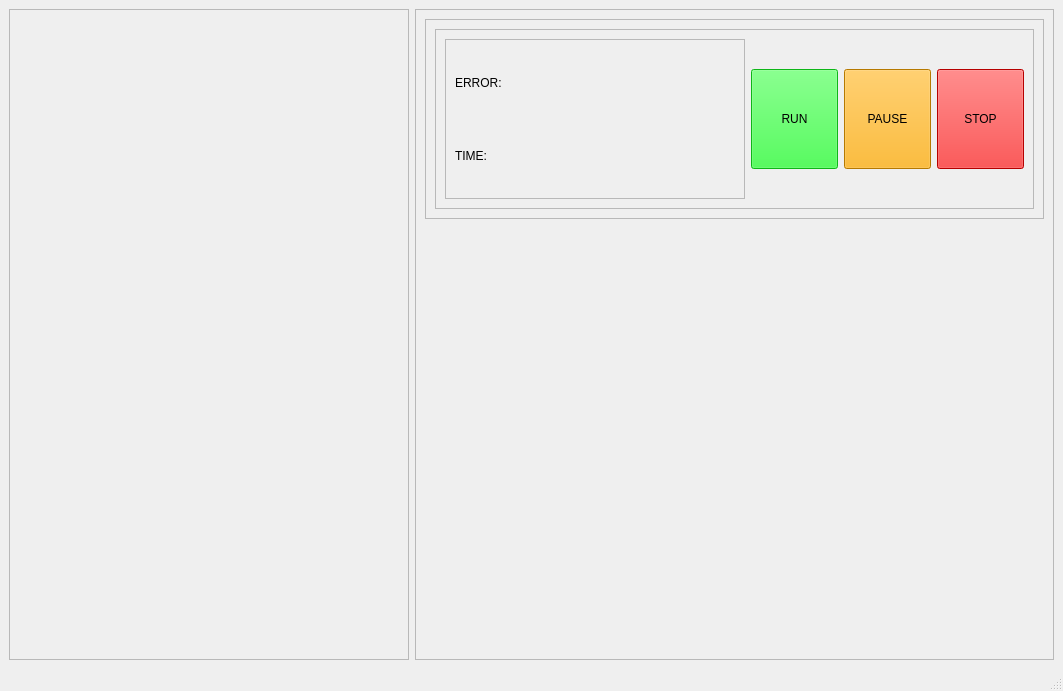
<?xml version="1.0" encoding="UTF-8"?>
<ui version="4.0">
 <class>MainWindow</class>
 <widget class="QMainWindow" name="MainWindow">
  <property name="geometry">
   <rect>
    <x>0</x>
    <y>0</y>
    <width>1063</width>
    <height>691</height>
   </rect>
  </property>
  <property name="windowTitle">
   <string>MainWindow</string>
  </property>
  <widget class="QWidget" name="centralwidget">
   <layout class="QHBoxLayout" name="horizontalLayout">
    <item>
     <widget class="QFrame" name="frame_2">
      <property name="maximumSize">
       <size>
        <width>400</width>
        <height>16777215</height>
       </size>
      </property>
      <property name="frameShape">
       <enum>QFrame::StyledPanel</enum>
      </property>
      <property name="frameShadow">
       <enum>QFrame::Raised</enum>
      </property>
      <layout class="QHBoxLayout" name="horizontalLayout_2">
       <item>
        <layout class="QVBoxLayout" name="verticalLayout"/>
       </item>
      </layout>
     </widget>
    </item>
    <item>
     <widget class="QFrame" name="frame">
      <property name="frameShape">
       <enum>QFrame::StyledPanel</enum>
      </property>
      <property name="frameShadow">
       <enum>QFrame::Raised</enum>
      </property>
      <layout class="QVBoxLayout" name="verticalLayout_2">
       <item>
        <widget class="QFrame" name="frame_3">
         <property name="maximumSize">
          <size>
           <width>16777215</width>
           <height>200</height>
          </size>
         </property>
         <property name="frameShape">
          <enum>QFrame::StyledPanel</enum>
         </property>
         <property name="frameShadow">
          <enum>QFrame::Raised</enum>
         </property>
         <layout class="QHBoxLayout" name="horizontalLayout_3">
          <item>
           <widget class="QFrame" name="frame_5">
            <property name="minimumSize">
             <size>
              <width>0</width>
              <height>100</height>
             </size>
            </property>
            <property name="frameShape">
             <enum>QFrame::StyledPanel</enum>
            </property>
            <property name="frameShadow">
             <enum>QFrame::Raised</enum>
            </property>
            <layout class="QHBoxLayout" name="horizontalLayout_6">
             <item>
              <widget class="QFrame" name="frame_4">
               <property name="minimumSize">
                <size>
                 <width>300</width>
                 <height>0</height>
                </size>
               </property>
               <property name="frameShape">
                <enum>QFrame::StyledPanel</enum>
               </property>
               <property name="frameShadow">
                <enum>QFrame::Raised</enum>
               </property>
               <layout class="QVBoxLayout" name="verticalLayout_4">
                <item>
                 <widget class="QLabel" name="error_label">
                  <property name="styleSheet">
                   <string notr="true">font: 75 20pt &quot;MS Shell Dlg 2&quot;;</string>
                  </property>
                  <property name="text">
                   <string>ERROR:</string>
                  </property>
                 </widget>
                </item>
                <item>
                 <widget class="QLabel" name="time_label">
                  <property name="styleSheet">
                   <string notr="true">font: 75 20pt &quot;MS Shell Dlg 2&quot;;</string>
                  </property>
                  <property name="text">
                   <string>TIME:</string>
                  </property>
                 </widget>
                </item>
               </layout>
              </widget>
             </item>
             <item>
              <widget class="QPushButton" name="button_run_2">
               <property name="minimumSize">
                <size>
                 <width>0</width>
                 <height>100</height>
                </size>
               </property>
               <property name="styleSheet">
                <string notr="true">font: 20pt &quot;MS Shell Dlg 2&quot;;
background-color: rgb(19, 255, 34);</string>
               </property>
               <property name="text">
                <string>RUN</string>
               </property>
              </widget>
             </item>
             <item>
              <widget class="QPushButton" name="button_pause_2">
               <property name="minimumSize">
                <size>
                 <width>0</width>
                 <height>100</height>
                </size>
               </property>
               <property name="styleSheet">
                <string notr="true">background-color: rgb(255, 170, 0);
font: 20pt &quot;MS Shell Dlg 2&quot;;</string>
               </property>
               <property name="text">
                <string>PAUSE</string>
               </property>
              </widget>
             </item>
             <item>
              <widget class="QPushButton" name="button_stop_2">
               <property name="minimumSize">
                <size>
                 <width>0</width>
                 <height>100</height>
                </size>
               </property>
               <property name="styleSheet">
                <string notr="true">background-color: rgb(255, 0, 0);
font: 75 20pt &quot;MS Shell Dlg 2&quot;;</string>
               </property>
               <property name="text">
                <string>STOP</string>
               </property>
              </widget>
             </item>
            </layout>
           </widget>
          </item>
         </layout>
        </widget>
       </item>
       <item>
        <widget class="QWidget" name="plot_area_2" native="true">
         <property name="minimumSize">
          <size>
           <width>0</width>
           <height>100</height>
          </size>
         </property>
         <layout class="QVBoxLayout" name="plot_area_layout_2"/>
        </widget>
       </item>
      </layout>
     </widget>
    </item>
   </layout>
  </widget>
  <widget class="QMenuBar" name="menubar">
   <property name="geometry">
    <rect>
     <x>0</x>
     <y>0</y>
     <width>1063</width>
     <height>26</height>
    </rect>
   </property>
  </widget>
  <widget class="QStatusBar" name="statusbar"/>
 </widget>
 <resources/>
 <connections/>
</ui>
